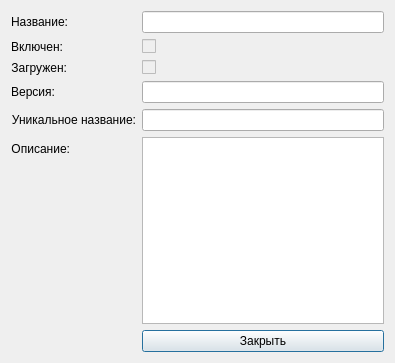
<?xml version="1.0" encoding="UTF-8"?>
<ui version="4.0">
 <class>PluginDetails</class>
 <widget class="QDialog" name="PluginDetails">
  <property name="geometry">
   <rect>
    <x>0</x>
    <y>0</y>
    <width>395</width>
    <height>363</height>
   </rect>
  </property>
  <property name="windowTitle">
   <string>Информация о плагине</string>
  </property>
  <layout class="QFormLayout" name="formLayout">
   <item row="1" column="1">
    <widget class="QLineEdit" name="nameEdit">
     <property name="enabled">
      <bool>true</bool>
     </property>
     <property name="readOnly">
      <bool>true</bool>
     </property>
    </widget>
   </item>
   <item row="2" column="0">
    <widget class="QLabel" name="label_2">
     <property name="text">
      <string>Включен:</string>
     </property>
     <property name="alignment">
      <set>Qt::AlignRight|Qt::AlignTrailing|Qt::AlignVCenter</set>
     </property>
     <property name="buddy">
      <cstring>enableCheck</cstring>
     </property>
    </widget>
   </item>
   <item row="2" column="1">
    <widget class="QCheckBox" name="enableCheck">
     <property name="enabled">
      <bool>false</bool>
     </property>
     <property name="text">
      <string/>
     </property>
     <property name="checkable">
      <bool>true</bool>
     </property>
    </widget>
   </item>
   <item row="3" column="0">
    <widget class="QLabel" name="label_3">
     <property name="text">
      <string>Загружен:</string>
     </property>
     <property name="alignment">
      <set>Qt::AlignRight|Qt::AlignTrailing|Qt::AlignVCenter</set>
     </property>
     <property name="buddy">
      <cstring>loadCheck</cstring>
     </property>
    </widget>
   </item>
   <item row="3" column="1">
    <widget class="QCheckBox" name="loadCheck">
     <property name="enabled">
      <bool>false</bool>
     </property>
     <property name="text">
      <string/>
     </property>
     <property name="checkable">
      <bool>true</bool>
     </property>
    </widget>
   </item>
   <item row="4" column="0">
    <widget class="QLabel" name="label_4">
     <property name="text">
      <string>Версия:</string>
     </property>
     <property name="alignment">
      <set>Qt::AlignRight|Qt::AlignTrailing|Qt::AlignVCenter</set>
     </property>
     <property name="buddy">
      <cstring>versionEdit</cstring>
     </property>
    </widget>
   </item>
   <item row="4" column="1">
    <widget class="QLineEdit" name="versionEdit">
     <property name="enabled">
      <bool>true</bool>
     </property>
     <property name="readOnly">
      <bool>true</bool>
     </property>
    </widget>
   </item>
   <item row="5" column="0">
    <widget class="QLabel" name="label_5">
     <property name="text">
      <string>Уникальное название:</string>
     </property>
     <property name="alignment">
      <set>Qt::AlignRight|Qt::AlignTrailing|Qt::AlignVCenter</set>
     </property>
     <property name="buddy">
      <cstring>uniqueNameEdit</cstring>
     </property>
    </widget>
   </item>
   <item row="5" column="1">
    <widget class="QLineEdit" name="uniqueNameEdit">
     <property name="enabled">
      <bool>true</bool>
     </property>
     <property name="readOnly">
      <bool>true</bool>
     </property>
    </widget>
   </item>
   <item row="6" column="0">
    <widget class="QLabel" name="label_6">
     <property name="text">
      <string>Описание:</string>
     </property>
     <property name="alignment">
      <set>Qt::AlignRight|Qt::AlignTrailing|Qt::AlignVCenter</set>
     </property>
     <property name="buddy">
      <cstring>descriptionEdit</cstring>
     </property>
    </widget>
   </item>
   <item row="6" column="1">
    <widget class="QTextEdit" name="descriptionEdit">
     <property name="enabled">
      <bool>true</bool>
     </property>
     <property name="readOnly">
      <bool>true</bool>
     </property>
    </widget>
   </item>
   <item row="1" column="0">
    <widget class="QLabel" name="label">
     <property name="text">
      <string>Название:</string>
     </property>
     <property name="alignment">
      <set>Qt::AlignRight|Qt::AlignTrailing|Qt::AlignVCenter</set>
     </property>
     <property name="buddy">
      <cstring>nameEdit</cstring>
     </property>
    </widget>
   </item>
   <item row="7" column="1">
    <widget class="QPushButton" name="closeButton">
     <property name="text">
      <string>Закрыть</string>
     </property>
    </widget>
   </item>
  </layout>
 </widget>
 <resources/>
 <connections/>
</ui>
